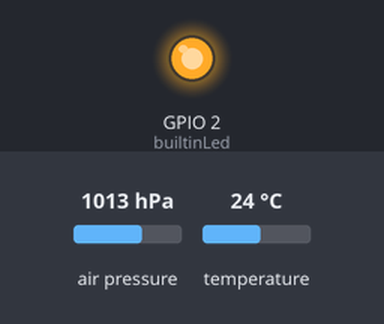
A sketch run on a simulated ESP8266 (NodeMCU). Shown: output pins drawn as LEDs (lit = HIGH). Inputs (shaded band) come from the test bench; at power-on: air pressure 1013 hPa, temperature 24 °C. WiFi joins after 1.5 s; servers stay silent unless stated; uploads are accepted with an empty reply; what the sketch prints to the serial monitor is not drawn.

Above: at 6.7 s.
At 16.7 s:
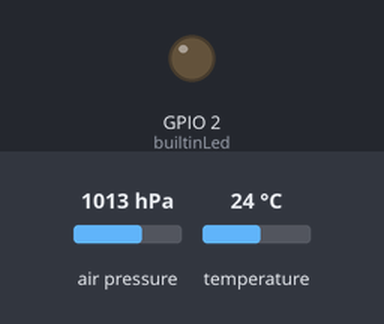
Timing chart, 0 to 30.8 s (numbered marks = the images above):
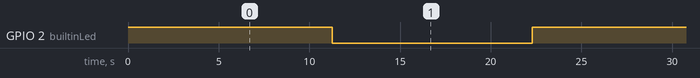

Measured:
- by itself, GPIO 2 (builtinLed): alternates HIGH for 11.0 s and LOW for 11.0 s

The sketch:

HttpPostBmp180.ino
```cpp
// (licence header left out)
#include <ESP8266WiFi.h>
#include <ESP8266HTTPClient.h>
#include <WiFiClient.h>

#include <Adafruit_BMP085.h>
Adafruit_BMP085 bmp;

const char* ssid = "hew17";
const char* password = "Hew2549!";

//Your Domain name with URL path or IP address with path
String serverName = "http://t98.azurewebsites.net/zeitaddapi";
//String serverName = "https://localhost:5000/zeitaddapi";

// the following variables are unsigned longs because the time, measured in milliseconds, will quickly become a bigger number than can be stored in an int.
unsigned long lastTime = 0;
unsigned long timerDelay = 10000;

#define builtinLed 2 //BUILTIN_LED
bool lastLed=true;

void setup() {
  pinMode(builtinLed, OUTPUT);
  digitalWrite(builtinLed, HIGH);

  Serial.begin(9600);
  delay(500);
  Serial.println("======================================  setup  =========================================");

  WiFi.begin(ssid, password);
  Serial.println("Connecting");
  while(WiFi.status() != WL_CONNECTED) {
    delay(500);
    Serial.print(".");
  }
  Serial.println("");
  Serial.print("Connected to WiFi network with IP Address: ");
  Serial.println(WiFi.localIP());


  if (!bmp.begin()) {
	  Serial.println("Could not find a valid BMP085/BMP180 sensor, check wiring!");
	while (1) {}
  }

  Serial.println("Timer set to 5 seconds (timerDelay variable), it will take 5 seconds before publishing the first reading.");
}


double oldTemp=-270;

void loop() {
  // Send an HTTP POST request depending on timerDelay
  int val=1;
  if ((millis() - lastTime) > timerDelay) {
    //Check WiFi connection status
    if(WiFi.status()== WL_CONNECTED)
    {

      double temp=bmp.readTemperature();

      Serial.print("Temperature = ");
      Serial.print(temp);
      Serial.println(" *C");

      Serial.print("Pressure = ");
      Serial.print(bmp.readPressure());
      Serial.println(" Pa");

      if (abs(oldTemp-temp)>0.1) // nur größere Änderungen als 0,1 °C schreiben
      {
        oldTemp=temp;

        WiFiClient client;
        HTTPClient http;

        String serverPath = serverName + "?test=Ilmi14&status=0&val="+String(temp); //TODO kategorie parameter taskid übergeben
        //String serverPath="http://192.168.1.6/test1.html";
        val=val+1;
        Serial.print("serverPath=");
        Serial.println(serverPath);

        // Your Domain name with URL path or IP address with path
        http.begin(client, serverPath.c_str());

        // If you need Node-RED/server authentication, insert user and password below
        //http.setAuthorization("REPLACE_WITH_SERVER_USERNAME", "REPLACE_WITH_SERVER_PASSWORD");

        // Send HTTP GET request
        int httpResponseCode = http.GET();

        if (httpResponseCode>0) {
          Serial.print("HTTP Response code: ");
          Serial.println(httpResponseCode);
          String payload = http.getString();
          //macht wenig sinn, da response sehr langer text aufgrund fehler in webanwendung Serial.println(payload);
        }
        else {
          Serial.print("Error code: ");
          Serial.println(httpResponseCode);
        }
        // Free resources
        http.end();
      }

    }
    else
    {
      Serial.println("WiFi Disconnected");
    }
    delay(1000);
    lastLed=!lastLed;
    if (lastLed)
      digitalWrite(builtinLed, HIGH);
    else
      digitalWrite(builtinLed, LOW);
    lastTime = millis();
  }
}
```
